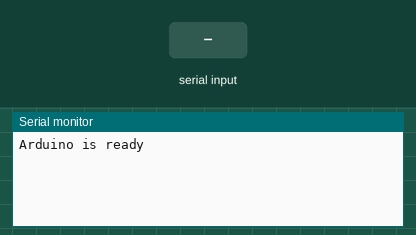
A sketch run on a simulated Arduino Uno, built with avr-gcc and run on an emulated ATmega328P. Parts: the last lines printed to the serial monitor. Inputs (shaded band) come from the test bench.

Above: at 1.2 s.
1.3 s: "90,45\n" received over Serial
At 1.42 s:
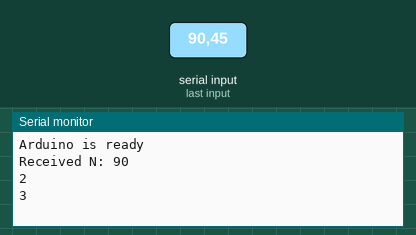
2.8 s: "30,150\n" received over Serial
At 6.14 s:
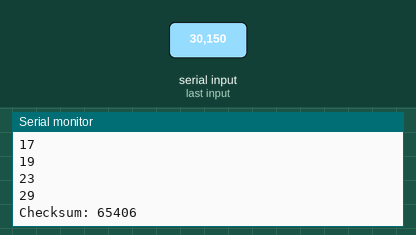
Timing chart, 0 to 7.6 s (numbered marks = the images above; inputs shaded):
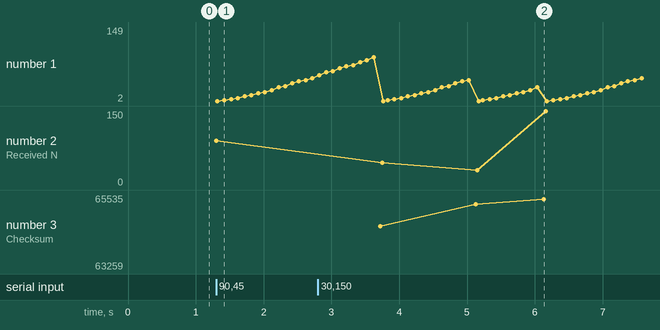

Measured:
- after the input at 1.3 s, the serial monitor: prints a new line at once (image 1)
- after the input at 2.8 s, the serial monitor: prints a new line after 2.4 s (image 2)
- plotted number 1: 47 → 149 after the input at 2.8 s

The sketch:

ArduinoPrimeWithCheckSum.ino
```cpp
bool isPrime(int num) {
  if (num == 1) return false;
  for (int i = 2; i < num; i++) {
    if (num % i == 0) return false;
  }
  return true;
}

unsigned int calculateChecksum(const unsigned int* data, int length) {
  unsigned long sum = 0;
  for (int i = 0; i < length; i++) {
    sum += data[i];
    while (sum >> 16) {
      sum = (sum & 0xFFFF) + (sum >> 16);
    }
  }
  return ~sum & 0xFFFF;
}

void setup() {
  Serial.begin(9600);
  while (!Serial) {
    ;
  }
  Serial.println("Arduino is ready");
}

void loop() {
  static bool user_input_received = false;
  static int N;
  const int max_primes = 100;
  static unsigned int primes[max_primes];
  static int prime_count = 0;

  if (!user_input_received) {
    if (Serial.available() > 0) {
      N = Serial.parseInt();
      Serial.print("Received N: ");
      Serial.println(N);
      user_input_received = true;
    }
  } else {
    static int current_number = 2;

    while (current_number <= N) {
      if (isPrime(current_number)) {
        if (prime_count < max_primes) {
          primes[prime_count++] = current_number;
        }
      }
      current_number++;
    }

    if (current_number > N) {
      unsigned int checksum = calculateChecksum(primes, prime_count);

      for (int i = 0; i < prime_count; i++) {
        Serial.println(primes[i]);
        delay(100);
      }

      Serial.print("Checksum: ");
      Serial.println(checksum);

      Serial.println("Done!");
      user_input_received = false;
      prime_count = 0;
      current_number = 2;
    }
  }
}
```
